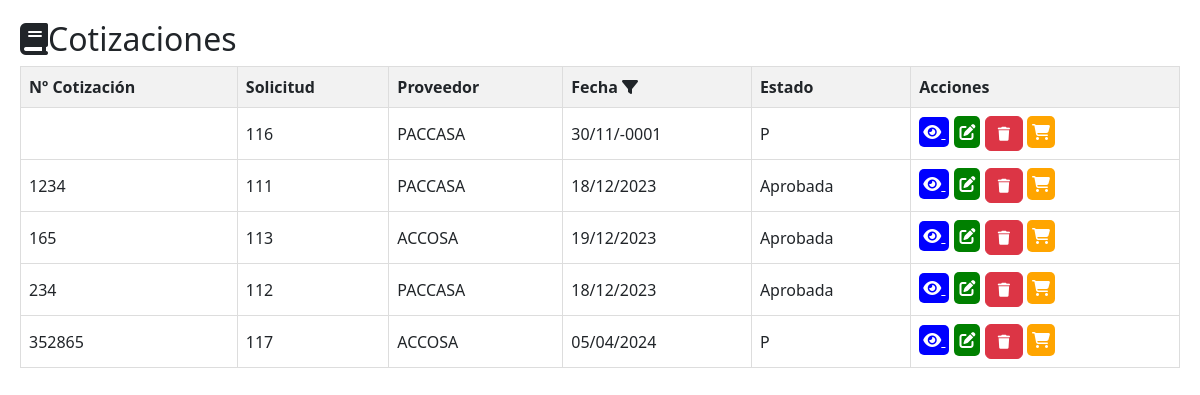
The app's page /cotizaciones/cotizaciones.php, older data.
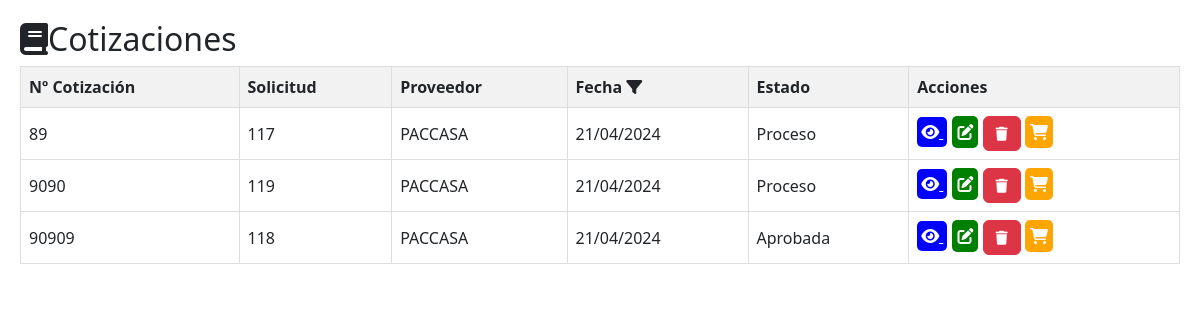
The same page, newer data.
### tables this page shows
CREATE TABLE `tbl_cotizacion` (
  `ID_COTIZACION` int(11) NOT NULL AUTO_INCREMENT,
  `ID` int(11) DEFAULT NULL,
  `ID_PROVEEDOR` int(11) DEFAULT NULL,
  `NUMERO_COTIZACION` varchar(20) DEFAULT NULL,
  `DEPARTAMENTO` varchar(100) NOT NULL,
  `FECHA_COTIZACION` date DEFAULT NULL,
  `ESTADO` varchar(255) NOT NULL,
  `URL` varchar(255) NOT NULL,
  `FECHA_CREACION` timestamp NOT NULL DEFAULT current_timestamp(),
  `FECHA_MODIFICACION` timestamp NOT NULL DEFAULT current_timestamp() ON UPDATE current_timestamp(),
  `CREADO_POR` varchar(255) DEFAULT NULL,
  `MODIFICADO_POR` varchar(255) DEFAULT NULL,
  PRIMARY KEY (`ID_COTIZACION`),
  KEY `ID_PROVEEDOR` (`ID_PROVEEDOR`),
  KEY `tbl_solicitudes_tbl_cotizacion` (`ID`),
  CONSTRAINT `tbl_cotizacion_ibfk_1` FOREIGN KEY (`ID_PROVEEDOR`) REFERENCES `tbl_proveedores` (`ID_PROVEEDOR`)
);

CREATE TABLE `tbl_proveedores` (
  `ID_PROVEEDOR` int(11) NOT NULL AUTO_INCREMENT,
  `NOMBRE` varchar(100) DEFAULT NULL,
  `DIRECCION` varchar(200) DEFAULT NULL,
  `TELEFONO` varchar(20) DEFAULT NULL,
  `CORREO_ELECTRONICO` varchar(100) DEFAULT NULL,
  `FECHA_CREACION` timestamp NOT NULL DEFAULT current_timestamp(),
  `FECHA_MODIFICACION` timestamp NOT NULL DEFAULT current_timestamp() ON UPDATE current_timestamp(),
  `CREADO_POR` varchar(255) DEFAULT NULL,
  `MODIFICADO_POR` varchar(255) DEFAULT NULL,
  `id_empresa` int(11) DEFAULT NULL,
  `SERVICIO_PRESTADO` varchar(150) DEFAULT NULL,
  `RTN_EMPRESA` varchar(15) DEFAULT NULL,
  `ESTADO_PROVEEDOR` varchar(255) DEFAULT NULL,
  PRIMARY KEY (`ID_PROVEEDOR`)
);

### cotizaciones/cotizaciones.php (the view, shortened to what this page needs)
<!DOCTYPE html>
<html lang="es">
<head>
    <link rel="stylesheet" href="../css/estilos.css">
    <link href="https://cdn.jsdelivr.net/npm/bootstrap@5.3.0/dist/css/bootstrap.min.css" rel="stylesheet">
</head>
<body>
<?php
include('../conexion/conexion.php');
$headerContent = '
    <h2><i class="fas fa-book"></i>Cotizaciones</h2>
    <table class="solicitud-table">
        <tr>
            <th>Nº Cotización</th>
            <th>Solicitud</th>
            <th>Proveedor</th>
            <th>
                Fecha
                <i class="fas fa-filter filter-icon" onclick="toggleFechaFiltro()"></i>
                <input type="date" id="fecha_filtro" onchange="filtrarPorFecha()">
            </th>
            <th>Estado</th>
            <th>Acciones</th>
        </tr>
';
if (isset($_GET['fecha_filtro'])) {
    $fechaFiltro = date('Y-m-d', strtotime($_GET['fecha_filtro']));
    $sql = "SELECT DISTINCT c.NUMERO_COTIZACION, c.ID_COTIZACION, c.ID, c.ID_PROVEEDOR, p.NOMBRE as PROVEEDOR, c.FECHA_COTIZACION, c.ESTADO
            FROM tbl_cotizacion c
            INNER JOIN tbl_proveedores p ON c.ID_PROVEEDOR = p.ID_PROVEEDOR
            WHERE c.FECHA_COTIZACION = '$fechaFiltro'
            ORDER BY c.NUMERO_COTIZACION";
} else {
    $sql = "SELECT DISTINCT c.NUMERO_COTIZACION, c.ID_COTIZACION, c.ID, c.ID_PROVEEDOR, p.NOMBRE as PROVEEDOR, c.FECHA_COTIZACION, c.ESTADO
            FROM tbl_cotizacion c
            INNER JOIN tbl_proveedores p ON c.ID_PROVEEDOR = p.ID_PROVEEDOR
            ORDER BY c.NUMERO_COTIZACION";
}
$result = $conn->query($sql);
$rowsContent = '';
if ($result->num_rows > 0) {
    echo $headerContent;
    while ($row = $result->fetch_assoc()) {
        $rowsContent .= '<tr>';
        $rowsContent .= '<td>' . $row["NUMERO_COTIZACION"] . '</td>';
        $rowsContent .= '<td>' . $row["ID"] . '</td>';
        $rowsContent .= '<td>' . $row["PROVEEDOR"] . '</td>';
        $rowsContent .= '<td>' . date("d/m/Y", strtotime($row["FECHA_COTIZACION"])) . '</td>';
        $rowsContent .= '<td>' . $row["ESTADO"] . '</td>';
        $rowsContent .= '<td>
                           <a href="verCotizacion.php?id='. $row["ID_COTIZACION"] . '" style="background-color: blue; color: white; padding: 4px; border-radius: 5px; margin-right: 5px;">
                           <i class="fas fa-eye"></i>
                           </a>
                            <a href="editar_cotizacion.php?id=' . $row["ID_COTIZACION"] . '" style="background-color: green; color: white; padding: 5px; border-radius: 5px;"><i class="fas fa-edit"></i></a>
                            <button class="btn btn-danger" onclick="eliminarCotizacion(' . $row["ID_COTIZACION"] . ')" style="font-size: 14px;">
                              <i class="fas fa-trash"></i>
                            </button>
                            <a href="../cotizaciones/add_cotizaciones.php?id=' . $row["ID"] . '" style="background-color: orange; color: white; padding: 5px; border-radius: 5px;"><i class="fas fa-shopping-cart"></i></a>
                        </td>';
        $rowsContent .= '</tr>';
    }
    echo $rowsContent;
    echo '</table>';
} else {
    echo $headerContent;
    echo '<tr><td colspan="6">No se encontraron cotizaciones.</td></tr>';
    echo '</table>';
}
?>
</body>
</html>

Row changes from the older to the newer data that the page shows:
removed tbl_cotizacion: ID "116", ID_PROVEEDOR.NOMBRE "PACCASA", FECHA_COTIZACION "30/11/-0001", ESTADO "P"
removed tbl_cotizacion: NUMERO_COTIZACION "1234", ID "111", ID_PROVEEDOR.NOMBRE "PACCASA", FECHA_COTIZACION "18/12/2023", ESTADO "Aprobada"
removed tbl_cotizacion: NUMERO_COTIZACION "165", ID "113", ID_PROVEEDOR.NOMBRE "ACCOSA", FECHA_COTIZACION "19/12/2023", ESTADO "Aprobada"
removed tbl_cotizacion: NUMERO_COTIZACION "234", ID "112", ID_PROVEEDOR.NOMBRE "PACCASA", FECHA_COTIZACION "18/12/2023", ESTADO "Aprobada"
removed tbl_cotizacion: NUMERO_COTIZACION "352865", ID "117", ID_PROVEEDOR.NOMBRE "ACCOSA", FECHA_COTIZACION "05/04/2024", ESTADO "P"
added tbl_cotizacion: NUMERO_COTIZACION "89", ID "117", ID_PROVEEDOR.NOMBRE "PACCASA", FECHA_COTIZACION "21/04/2024", ESTADO "Proceso"
added tbl_cotizacion: NUMERO_COTIZACION "9090", ID "119", ID_PROVEEDOR.NOMBRE "PACCASA", FECHA_COTIZACION "21/04/2024", ESTADO "Proceso"
added tbl_cotizacion: NUMERO_COTIZACION "90909", ID "118", ID_PROVEEDOR.NOMBRE "PACCASA", FECHA_COTIZACION "21/04/2024", ESTADO "Aprobada"
